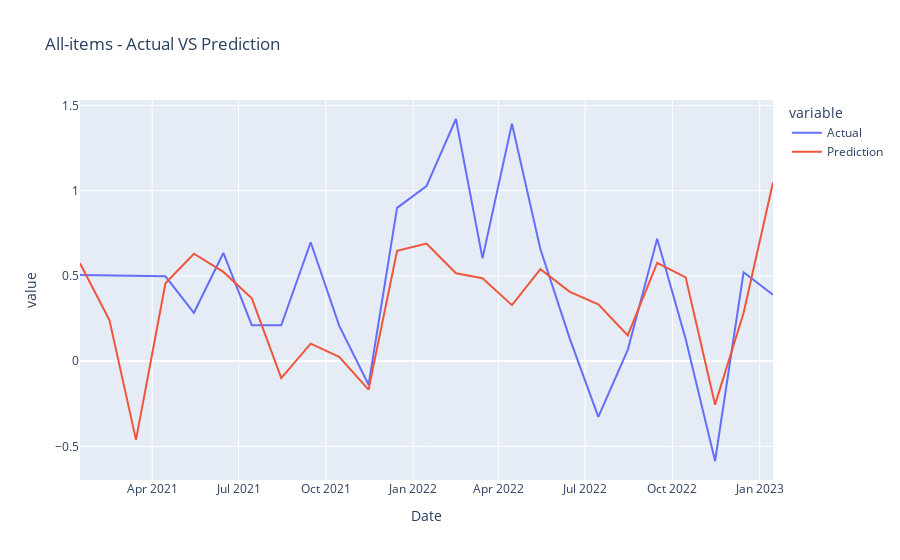
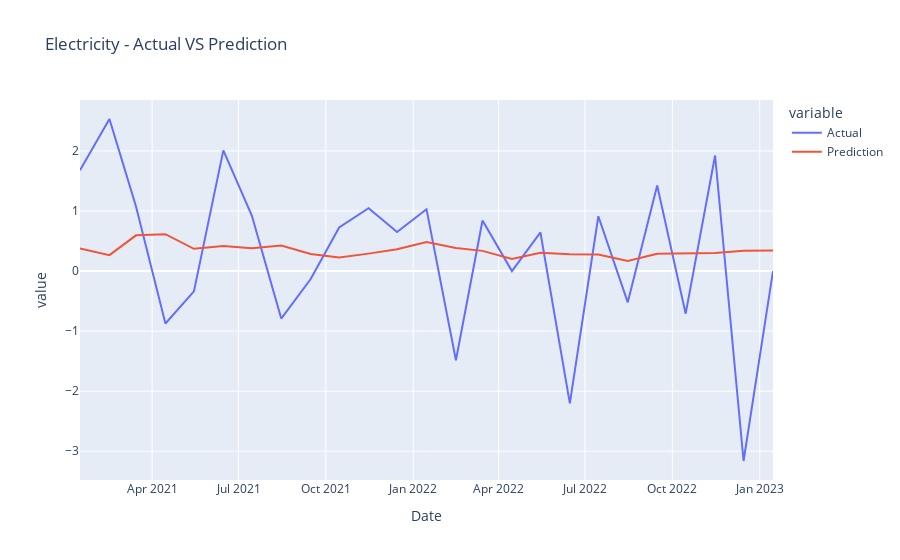
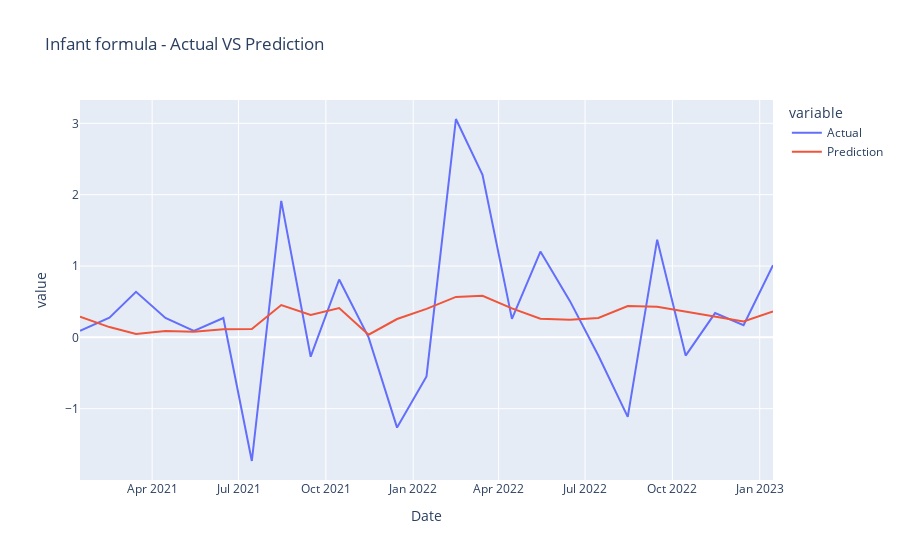
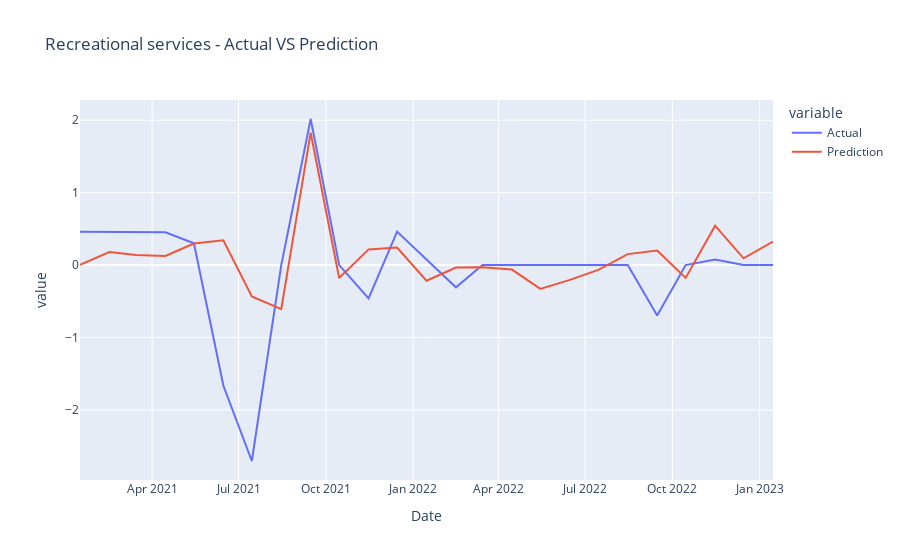

Notebook source saved alongside these figures, in order:
### Markdown cell above
Plot Results:

### Code cell
def plot_results(all_data_dict, categories):
    category_samples = ['All-items']+random.sample(categories, 10)
    for category in category_samples:
        category_df = all_data_dict[category]
        fig = px.line(category_df, x="Date", y=["Actual", "Prediction"], title=f'{category} - Actual VS Prediction')
        fig.show()

plot_results(all_data_test_dict, all_categories)

### Figure 1 — Plotly figure (JSON) as saved in the notebook; plotly's stock layout.template omitted (floating-point values rounded to 4 significant figures)
{"data": [{"hovertemplate": "variable=Actual<br>Date=%{x}<br>value=%{y}<extra></extra>", "legendgroup": "Actual", "line": {"color": "#636efa", "dash": "solid"}, "marker": {"symbol": "circle"}, "mode": "lines", "name": "Actual", "orientation": "v", "showlegend": true, "type": "scatter", "x": ["2021-01-15", "2021-02-15", "2021-03-15", "2021-04-15", "2021-05-15", "2021-06-15", "2021-07-15", "2021-08-15", "2021-09-15", "2021-10-15", "2021-11-15", "2021-12-15", "2022-01-15", "2022-02-15", "2022-03-15", "2022-04-15", "2022-05-15", "2022-06-15", "2022-07-15", "2022-08-15", "2022-09-15", "2022-10-15", "2022-11-15", "2022-12-15", "2023-01-15"], "xaxis": "x", "y": [0.5052, 0.5027, 0.5002, 0.4977, 0.2833, 0.6345, 0.2106, 0.2102, 0.6974, 0.2083, -0.1388, 0.8987, 1.027, 1.42, 0.6026, 1.392, 0.6562, 0.1307, -0.3271, 0.06551, 0.7178, 0.13, -0.5861, 0.5212, 0.3891], "yaxis": "y"}, {"hovertemplate": "variable=Prediction<br>Date=%{x}<br>value=%{y}<extra></extra>", "legendgroup": "Prediction", "line": {"color": "#EF553B", "dash": "solid"}, "marker": {"symbol": "circle"}, "mode": "lines", "name": "Prediction", "orientation": "v", "showlegend": true, "type": "scatter", "x": ["2021-01-15", "2021-02-15", "2021-03-15", "2021-04-15", "2021-05-15", "2021-06-15", "2021-07-15", "2021-08-15", "2021-09-15", "2021-10-15", "2021-11-15", "2021-12-15", "2022-01-15", "2022-02-15", "2022-03-15", "2022-04-15", "2022-05-15", "2022-06-15", "2022-07-15", "2022-08-15", "2022-09-15", "2022-10-15", "2022-11-15", "2022-12-15", "2023-01-15"], "xaxis": "x", "y": [0.5738, 0.2406, -0.462, 0.4563, 0.63, 0.5232, 0.3681, -0.09951, 0.1021, 0.025, -0.1671, 0.6468, 0.6892, 0.5155, 0.4866, 0.3282, 0.5391, 0.4063, 0.3325, 0.1508, 0.5766, 0.4914, -0.2556, 0.2826, 1.048], "yaxis": "y"}], "layout": {"legend": {"title": {"text": "variable"}, "tracegroupgap": 0}, "title": {"text": "All-items - Actual VS Prediction"}, "xaxis": {"anchor": "y", "domain": [0, 1], "title": {"text": "Date"}}, "yaxis": {"anchor": "x", "domain": [0, 1], "title": {"text": "value"}}}}

### Figure 2 — Plotly figure (JSON) as saved in the notebook; plotly's stock layout.template omitted (floating-point values rounded to 4 significant figures)
{"data": [{"hovertemplate": "variable=Actual<br>Date=%{x}<br>value=%{y}<extra></extra>", "legendgroup": "Actual", "line": {"color": "#636efa", "dash": "solid"}, "marker": {"symbol": "circle"}, "mode": "lines", "name": "Actual", "orientation": "v", "showlegend": true, "type": "scatter", "x": ["2021-01-15", "2021-02-15", "2021-03-15", "2021-04-15", "2021-05-15", "2021-06-15", "2021-07-15", "2021-08-15", "2021-09-15", "2021-10-15", "2021-11-15", "2021-12-15", "2022-01-15", "2022-02-15", "2022-03-15", "2022-04-15", "2022-05-15", "2022-06-15", "2022-07-15", "2022-08-15", "2022-09-15", "2022-10-15", "2022-11-15", "2022-12-15", "2023-01-15"], "xaxis": "x", "y": [1.677, 2.532, 1.075, -0.8728, -0.3377, 2.009, 0.9241, -0.7916, -0.1325, 0.7268, 1.048, 0.6494, 1.03, -1.484, 0.8417, 0, 0.6427, -2.202, 0.9127, -0.5205, 1.425, -0.7099, 1.924, -3.163, 0], "yaxis": "y"}, {"hovertemplate": "variable=Prediction<br>Date=%{x}<br>value=%{y}<extra></extra>", "legendgroup": "Prediction", "line": {"color": "#EF553B", "dash": "solid"}, "marker": {"symbol": "circle"}, "mode": "lines", "name": "Prediction", "orientation": "v", "showlegend": true, "type": "scatter", "x": ["2021-01-15", "2021-02-15", "2021-03-15", "2021-04-15", "2021-05-15", "2021-06-15", "2021-07-15", "2021-08-15", "2021-09-15", "2021-10-15", "2021-11-15", "2021-12-15", "2022-01-15", "2022-02-15", "2022-03-15", "2022-04-15", "2022-05-15", "2022-06-15", "2022-07-15", "2022-08-15", "2022-09-15", "2022-10-15", "2022-11-15", "2022-12-15", "2023-01-15"], "xaxis": "x", "y": [0.3754, 0.2652, 0.5946, 0.6146, 0.371, 0.4175, 0.3814, 0.4241, 0.2838, 0.2256, 0.2904, 0.362, 0.4826, 0.3839, 0.3361, 0.2026, 0.3046, 0.2778, 0.2755, 0.1685, 0.2866, 0.2956, 0.3025, 0.3381, 0.344], "yaxis": "y"}], "layout": {"legend": {"title": {"text": "variable"}, "tracegroupgap": 0}, "title": {"text": "Electricity - Actual VS Prediction"}, "xaxis": {"anchor": "y", "domain": [0, 1], "title": {"text": "Date"}}, "yaxis": {"anchor": "x", "domain": [0, 1], "title": {"text": "value"}}}}

### Figure 3 — Plotly figure (JSON) as saved in the notebook; plotly's stock layout.template omitted (floating-point values rounded to 4 significant figures)
{"data": [{"hovertemplate": "variable=Actual<br>Date=%{x}<br>value=%{y}<extra></extra>", "legendgroup": "Actual", "line": {"color": "#636efa", "dash": "solid"}, "marker": {"symbol": "circle"}, "mode": "lines", "name": "Actual", "orientation": "v", "showlegend": true, "type": "scatter", "x": ["2021-01-15", "2021-02-15", "2021-03-15", "2021-04-15", "2021-05-15", "2021-06-15", "2021-07-15", "2021-08-15", "2021-09-15", "2021-10-15", "2021-11-15", "2021-12-15", "2022-01-15", "2022-02-15", "2022-03-15", "2022-04-15", "2022-05-15", "2022-06-15", "2022-07-15", "2022-08-15", "2022-09-15", "2022-10-15", "2022-11-15", "2022-12-15", "2023-01-15"], "xaxis": "x", "y": [0.09187, 0.2751, 0.639, 0.2726, 0.0907, 0.2716, -1.733, 1.913, -0.2711, 0.8112, 0, -1.265, -0.5469, 3.061, 2.279, 0.2596, 1.203, 0.5111, -0.2552, -1.114, 1.369, -0.2552, 0.3401, 0.1696, 1.012], "yaxis": "y"}, {"hovertemplate": "variable=Prediction<br>Date=%{x}<br>value=%{y}<extra></extra>", "legendgroup": "Prediction", "line": {"color": "#EF553B", "dash": "solid"}, "marker": {"symbol": "circle"}, "mode": "lines", "name": "Prediction", "orientation": "v", "showlegend": true, "type": "scatter", "x": ["2021-01-15", "2021-02-15", "2021-03-15", "2021-04-15", "2021-05-15", "2021-06-15", "2021-07-15", "2021-08-15", "2021-09-15", "2021-10-15", "2021-11-15", "2021-12-15", "2022-01-15", "2022-02-15", "2022-03-15", "2022-04-15", "2022-05-15", "2022-06-15", "2022-07-15", "2022-08-15", "2022-09-15", "2022-10-15", "2022-11-15", "2022-12-15", "2023-01-15"], "xaxis": "x", "y": [0.291, 0.1441, 0.04659, 0.08951, 0.07924, 0.1133, 0.1157, 0.4528, 0.3141, 0.4102, 0.03677, 0.2569, 0.3994, 0.5669, 0.5838, 0.4059, 0.2621, 0.2457, 0.2715, 0.4399, 0.4277, 0.3598, 0.2991, 0.2236, 0.3633], "yaxis": "y"}], "layout": {"legend": {"title": {"text": "variable"}, "tracegroupgap": 0}, "title": {"text": "Infant formula - Actual VS Prediction"}, "xaxis": {"anchor": "y", "domain": [0, 1], "title": {"text": "Date"}}, "yaxis": {"anchor": "x", "domain": [0, 1], "title": {"text": "value"}}}}

### Figure 4 — Plotly figure (JSON) as saved in the notebook; plotly's stock layout.template omitted (floating-point values rounded to 4 significant figures)
{"data": [{"hovertemplate": "variable=Actual<br>Date=%{x}<br>value=%{y}<extra></extra>", "legendgroup": "Actual", "line": {"color": "#636efa", "dash": "solid"}, "marker": {"symbol": "circle"}, "mode": "lines", "name": "Actual", "orientation": "v", "showlegend": true, "type": "scatter", "x": ["2021-01-15", "2021-02-15", "2021-03-15", "2021-04-15", "2021-05-15", "2021-06-15", "2021-07-15", "2021-08-15", "2021-09-15", "2021-10-15", "2021-11-15", "2021-12-15", "2022-01-15", "2022-02-15", "2022-03-15", "2022-04-15", "2022-05-15", "2022-06-15", "2022-07-15", "2022-08-15", "2022-09-15", "2022-10-15", "2022-11-15", "2022-12-15", "2023-01-15"], "xaxis": "x", "y": [0.4587, 0.4566, 0.4545, 0.4525, 0.3005, -1.664, -2.706, 0, 2.017, 0, -0.4619, 0.4619, 0.07678, -0.3075, 0, 0, 0, 0, 0, 0, -0.6953, 0, 0.07749, 0, 0], "yaxis": "y"}, {"hovertemplate": "variable=Prediction<br>Date=%{x}<br>value=%{y}<extra></extra>", "legendgroup": "Prediction", "line": {"color": "#EF553B", "dash": "solid"}, "marker": {"symbol": "circle"}, "mode": "lines", "name": "Prediction", "orientation": "v", "showlegend": true, "type": "scatter", "x": ["2021-01-15", "2021-02-15", "2021-03-15", "2021-04-15", "2021-05-15", "2021-06-15", "2021-07-15", "2021-08-15", "2021-09-15", "2021-10-15", "2021-11-15", "2021-12-15", "2022-01-15", "2022-02-15", "2022-03-15", "2022-04-15", "2022-05-15", "2022-06-15", "2022-07-15", "2022-08-15", "2022-09-15", "2022-10-15", "2022-11-15", "2022-12-15", "2023-01-15"], "xaxis": "x", "y": [0.002745, 0.1801, 0.1398, 0.1265, 0.2965, 0.3421, -0.4348, -0.6094, 1.828, -0.178, 0.2166, 0.2412, -0.2169, -0.03369, -0.02935, -0.06256, -0.3284, -0.2042, -0.06654, 0.1513, 0.2003, -0.1783, 0.5434, 0.09319, 0.325], "yaxis": "y"}], "layout": {"legend": {"title": {"text": "variable"}, "tracegroupgap": 0}, "title": {"text": "Recreational services - Actual VS Prediction"}, "xaxis": {"anchor": "y", "domain": [0, 1], "title": {"text": "Date"}}, "yaxis": {"anchor": "x", "domain": [0, 1], "title": {"text": "value"}}}}
